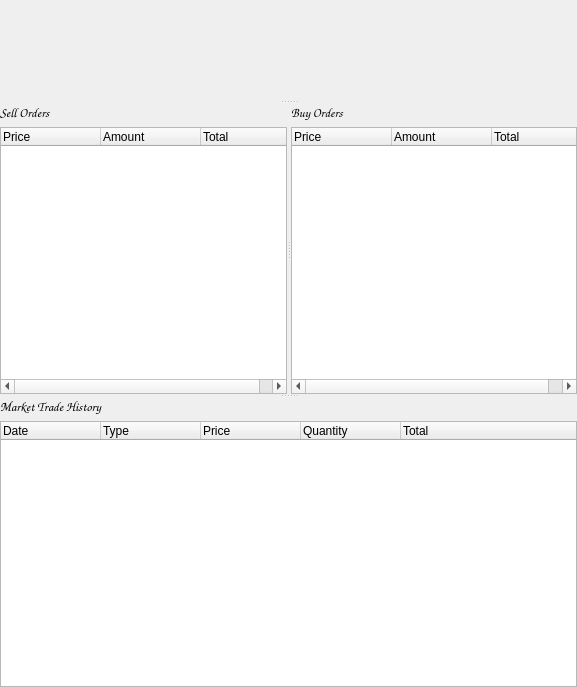
<?xml version="1.0" encoding="UTF-8"?>
<ui version="4.0">
 <class>RecentOrdersWidget</class>
 <widget class="QWidget" name="RecentOrdersWidget">
  <property name="geometry">
   <rect>
    <x>0</x>
    <y>0</y>
    <width>577</width>
    <height>687</height>
   </rect>
  </property>
  <property name="windowTitle">
   <string>Form</string>
  </property>
  <layout class="QHBoxLayout" name="horizontalLayout">
   <property name="spacing">
    <number>0</number>
   </property>
   <property name="leftMargin">
    <number>0</number>
   </property>
   <property name="topMargin">
    <number>0</number>
   </property>
   <property name="rightMargin">
    <number>0</number>
   </property>
   <property name="bottomMargin">
    <number>0</number>
   </property>
   <item>
    <widget class="QSplitter" name="splitter_3">
     <property name="orientation">
      <enum>Qt::Vertical</enum>
     </property>
     <widget class="VolumeGraphWidget" name="volumeGraphviewWidget" native="true">
      <property name="sizePolicy">
       <sizepolicy hsizetype="Preferred" vsizetype="Minimum">
        <horstretch>0</horstretch>
        <verstretch>0</verstretch>
       </sizepolicy>
      </property>
      <property name="minimumSize">
       <size>
        <width>10</width>
        <height>100</height>
       </size>
      </property>
      <layout class="QVBoxLayout" name="verticalLayout_4"/>
     </widget>
     <widget class="QSplitter" name="splitter_2">
      <property name="minimumSize">
       <size>
        <width>10</width>
        <height>10</height>
       </size>
      </property>
      <property name="orientation">
       <enum>Qt::Vertical</enum>
      </property>
      <widget class="QSplitter" name="splitter">
       <property name="sizePolicy">
        <sizepolicy hsizetype="Expanding" vsizetype="Maximum">
         <horstretch>0</horstretch>
         <verstretch>0</verstretch>
        </sizepolicy>
       </property>
       <property name="orientation">
        <enum>Qt::Horizontal</enum>
       </property>
       <widget class="QWidget" name="layoutWidget">
        <layout class="QVBoxLayout" name="verticalLayout">
         <item>
          <widget class="QLabel" name="label">
           <property name="font">
            <font>
             <family>Comic Sans MS</family>
             <pointsize>10</pointsize>
             <weight>75</weight>
             <bold>true</bold>
             <stylestrategy>PreferAntialias</stylestrategy>
            </font>
           </property>
           <property name="text">
            <string>Sell Orders</string>
           </property>
          </widget>
         </item>
         <item>
          <widget class="QTreeWidget" name="sellTreeWidget">
           <column>
            <property name="text">
             <string>Price</string>
            </property>
           </column>
           <column>
            <property name="text">
             <string>Amount</string>
            </property>
           </column>
           <column>
            <property name="text">
             <string>Total</string>
            </property>
           </column>
          </widget>
         </item>
        </layout>
       </widget>
       <widget class="QWidget" name="layoutWidget">
        <layout class="QVBoxLayout" name="verticalLayout_2">
         <item>
          <widget class="QLabel" name="label_2">
           <property name="font">
            <font>
             <family>Comic Sans MS</family>
             <pointsize>10</pointsize>
             <weight>75</weight>
             <bold>true</bold>
             <stylestrategy>PreferAntialias</stylestrategy>
            </font>
           </property>
           <property name="text">
            <string>Buy Orders</string>
           </property>
          </widget>
         </item>
         <item>
          <widget class="QTreeWidget" name="buyTreeWidget">
           <column>
            <property name="text">
             <string>Price</string>
            </property>
           </column>
           <column>
            <property name="text">
             <string>Amount</string>
            </property>
           </column>
           <column>
            <property name="text">
             <string>Total</string>
            </property>
           </column>
          </widget>
         </item>
        </layout>
       </widget>
      </widget>
      <widget class="QWidget" name="layoutWidget">
       <layout class="QVBoxLayout" name="verticalLayout_3">
        <item>
         <widget class="QLabel" name="label_3">
          <property name="font">
           <font>
            <family>Comic Sans MS</family>
            <pointsize>10</pointsize>
            <weight>75</weight>
            <bold>true</bold>
            <stylestrategy>PreferAntialias</stylestrategy>
           </font>
          </property>
          <property name="text">
           <string>Market Trade History</string>
          </property>
         </widget>
        </item>
        <item>
         <widget class="QTreeWidget" name="recentTreeWidget">
          <column>
           <property name="text">
            <string>Date</string>
           </property>
          </column>
          <column>
           <property name="text">
            <string>Type</string>
           </property>
          </column>
          <column>
           <property name="text">
            <string>Price</string>
           </property>
          </column>
          <column>
           <property name="text">
            <string>Quantity</string>
           </property>
          </column>
          <column>
           <property name="text">
            <string>Total</string>
           </property>
          </column>
         </widget>
        </item>
       </layout>
      </widget>
     </widget>
    </widget>
   </item>
  </layout>
 </widget>
 <customwidgets>
  <customwidget>
   <class>VolumeGraphWidget</class>
   <extends>QWidget</extends>
   <header>volumegraphwidget.h</header>
   <container>1</container>
  </customwidget>
 </customwidgets>
 <resources/>
 <connections/>
</ui>
